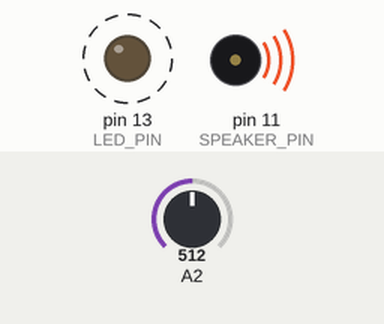
Simulated run of this sketch. Board: Arduino Uno, built with avr-gcc and run on an emulated ATmega328P. Parts: output pins drawn as LEDs (lit = HIGH), buzzer (waves = sounding). Dashed ring = blinking. The inputs (shaded band) are chosen by the test bench; at power-on: A2 = 512. Random numbers use the default seed unless the sketch sets one.

Above: at 0.59 s.
1.3 s: A2 set to 716
4.3 s: A2 set to 900
7.3 s: A2 set to 306
10.3 s: A2 set to 511
At 12.14 s:
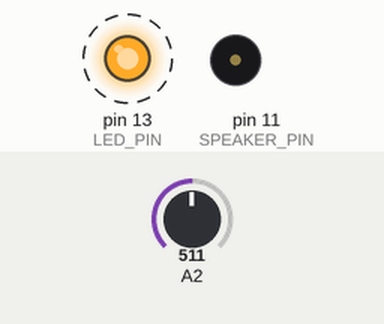
Timing chart, 0 to 14.3 s (numbered marks = the images above; inputs shaded):
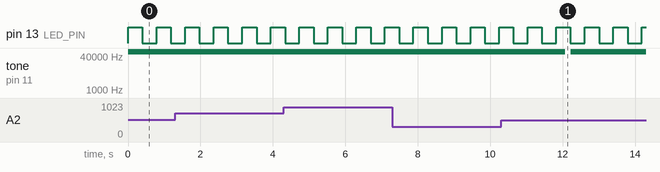

The sketch:

Raindrops_Ping_v.05.ino
```cpp
#define SAMPLE_RATE 22050
#define LED_PIN     13
#define LED_PORT    PORTB
#define LED_BIT     5
#define SPEAKER_PIN 11

uint8_t out;
int16_t lp1_1, lp2_1, bp2_1, lowns_1, sah_1, rndm_1, lfrt_1;
int16_t lp1_2, lp2_2, bp2_2, lowns_2, sah_2, rndm_2, lfrt_2;
uint16_t phase_1 = 0, phase_2 = 0;
uint16_t coarsePitch_1 = 1, coarsePitch_2 = 1;
float finePitch_1 = 0.0, finePitch_2 = 0.0;
float blendControl = 0.0; // Single blend control for both sounds

ISR(TIMER1_COMPA_vect) {
    // Read analog input and map it to a useful range
    uint16_t potValue = analogRead(2);

    // Use potValue to control the blend for both sounds
    blendControl = potValue / 1023.0; // Map to 0.0 - 1.0 range

    uint16_t rhythmControl_1 = 800;
    uint16_t rhythmControl_2 = 1000; // Slightly different rhythm for second sound

    // Use fixed values for pitch
    coarsePitch_1 = 100;
    coarsePitch_2 = 150; // Slightly different pitch for second sound
    finePitch_1 = coarsePitch_1 / 100.0;
    finePitch_2 = coarsePitch_2 / 100.0;

    // Sound generator 1
    rndm_1 = rand();

    if (lfrt_1-- == 0) {
        lfrt_1 = rhythmControl_1;
        sah_1 = rndm_1;
        LED_PORT ^= 1 << LED_BIT;
    }

    bp2_1 = (sah_1/4 - bp2_1/32 - lp2_1) / finePitch_1 + bp2_1;

    int32_t lp2_original_1 = bp2_1/2 + lp2_1;
    int32_t lp2_fun_1 = bp2_1/2 + lp2_1 + sah_1;
    lp2_1 = (int16_t)((1.0 - blendControl) * lp2_original_1 + blendControl * lp2_fun_1);

    lowns_1 += (rndm_1-lowns_1) / 64;
    lp1_1 += (rndm_1/32 - lp1_1) / 32;

    int16_t burst_1 = (sah_1 - 16384) / 128;

    int16_t out_1 = ((bp2_1/2 + burst_1 + lowns_1/64 + lp1_1/64) / 32);

    // Sound generator 2
    rndm_2 = rand();

    if (lfrt_2-- == 0) {
        lfrt_2 = rhythmControl_2;
        sah_2 = rndm_2;
    }

    bp2_2 = (sah_2/4 - bp2_2/32 - lp2_2) / finePitch_2 + bp2_2;

    int32_t lp2_original_2 = bp2_2/2 + lp2_2;
    int32_t lp2_fun_2 = bp2_2/2 + lp2_2 + sah_2;
    lp2_2 = (int16_t)((1.0 - blendControl) * lp2_original_2 + blendControl * lp2_fun_2);

    lowns_2 += (rndm_2-lowns_2) / 64;
    lp1_2 += (rndm_2/32 - lp1_2) / 32;

    int16_t burst_2 = (sah_2 - 16384) / 128;

    int16_t out_2 = ((bp2_2/2 + burst_2 + lowns_2/64 + lp1_2/64) / 32);

    // Mix the two sounds
    out = 128 + (out_1 + out_2) / 2;

    OCR2A = out;
}

// ... (rest of the code remains the same)

void startPlayback()
{
    pinMode(SPEAKER_PIN, OUTPUT);
    pinMode(LED_PIN, OUTPUT);
    // Use internal clock (datasheet p.160)
    ASSR &= ~(_BV(EXCLK) | _BV(AS2));
    // Set fast PWM mode  (p.157)
    TCCR2A |= _BV(WGM21) | _BV(WGM20);
    TCCR2B &= ~_BV(WGM22);
    // Do non-inverting PWM on pin OC2A (p.155)
    // On the Arduino this is pin 11.
    TCCR2A = (TCCR2A | _BV(COM2A1)) & ~_BV(COM2A0);
    TCCR2A &= ~(_BV(COM2B1) | _BV(COM2B0));
    // No prescaler (p.158)
    TCCR2B = (TCCR2B & ~(_BV(CS12) | _BV(CS11))) | _BV(CS10);
    // Set initial pulse width to the first sample.
    OCR2A = 0;
    // Set up Timer 1 to send a sample every interrupt.
    cli();
    // Set CTC mode (Clear Timer on Compare Match) (p.133)
    // Have to set OCR1A *after*, otherwise it gets reset to 0!
    TCCR1B = (TCCR1B & ~_BV(WGM13)) | _BV(WGM12);
    TCCR1A = TCCR1A & ~(_BV(WGM11) | _BV(WGM10));
    // No prescaler (p.134)
    TCCR1B = (TCCR1B & ~(_BV(CS12) | _BV(CS11))) | _BV(CS10);
    // Set the compare register (OCR1A).
    // OCR1A is a 16-bit register, so we have to do this with
    // interrupts disabled to be safe.
    OCR1A = F_CPU / SAMPLE_RATE;    // 16e6 / 22050 = 726
    // Enable interrupt when TCNT1 == OCR1A (p.136)
    TIMSK1 |= _BV(OCIE1A);
    sei();
}

void stopPlayback()
{
    // Disable playback per-sample interrupt.
    TIMSK1 &= ~_BV(OCIE1A);
    // Disable the per-sample timer completely.
    TCCR1B &= ~_BV(CS10);
    // Disable the PWM timer.
    TCCR2B &= ~_BV(CS10);
    digitalWrite(SPEAKER_PIN, LOW);
}

void setup() {
    startPlayback();
}

void loop() {
    // Main loop is empty as all processing happens in the interrupt
}

// ... (startPlayback and stopPlayback functions remain the same)
```

Measured:
- after the input at 10.3 s, tone on pin 11 (SPEAKER_PIN): 62500 Hz → silent after 1.8 s, → 62500 Hz 0.14 s later
- by itself, pin 13 (LED_PIN): alternates HIGH for 0.39 s and LOW for 0.39 s
